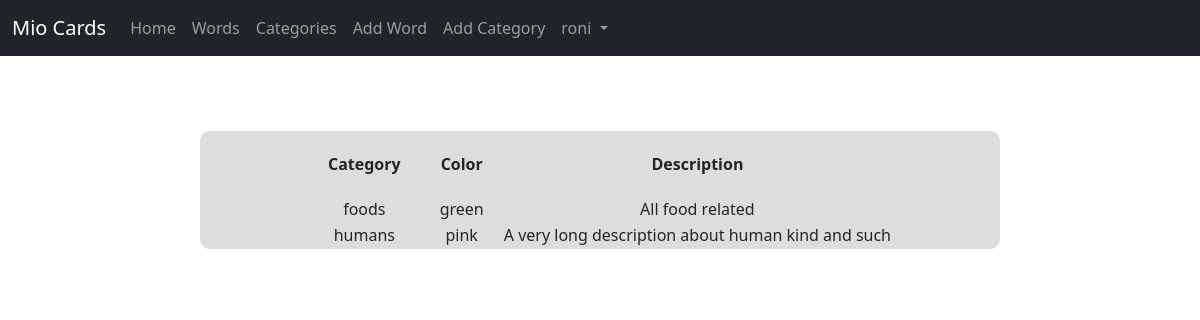
The page /categories (signed in) on the database its author committed.
### flaskapp/models.py (models this page shows, shortened)
class Users(UserMixin, db.Model):
    id = db.Column(db.Integer, primary_key=True)
    username = db.Column(db.String(30), unique=True, nullable=False)
    email = db.Column(db.String(120), unique=True, nullable=False)
    password = db.Column(db.String(80), nullable=False)
    words = db.relationship('Words', backref='creator', lazy=True)
    unique_words = db.relationship('Words', secondary=words_users, backref=db.backref('uni_user', lazy='select'))

class Categories(db.Model):
    id = db.Column(db.Integer, primary_key=True)
    category_name = db.Column(db.String(100), unique=True, nullable=False)
    category_color = db.Column(db.String(25), nullable=False)
    category_description = db.Column(db.String(1000))
    words = db.relationship('Words', secondary=words_categories, backref=db.backref('words_cat', lazy='select'))

### flaskapp/routes.py (the view)
@app.route('/categories', methods=['POST', 'GET'])
@login_required
def categories():
	cats = Categories.query.all()
	return render_template("categories.html", title='Categories', cats=cats, name=current_user.username)

### flaskapp/routes.py (called while the page is built)
@login_manager.user_loader
def load_user(user_id):
	return Users.query.get(int(user_id))

### flaskapp/templates/categories.html (shortened to what this page needs)
{% extends "base.html" %}
{% block content %}
    <div class="table-container">
        <div class="center">
            <table>
                <tr>
                    <th>Category</th>
                    <th>Color</th>
                    <th>Description</th>
                </tr>
                {% for cat in cats %}
                <tr>
                    <td>{{ cat.category_name }}</td>
                    <td>{{ cat.category_color }}</td>
                    <td>{{ cat.category_description }}</td>
                </tr>
                {% endfor %}
            </table>
        </div>
    </div>
{% endblock %}

### flaskapp/templates/base.html (shortened to what this page needs)
<!doctype html>
<html lang="en">
  <head>
    <link rel="stylesheet" href="{{ url_for('static', filename='css/styles.css') }}">
    <link href="https://cdn.jsdelivr.net/npm/bootstrap@5.0.0-beta1/dist/css/bootstrap.min.css" rel="stylesheet">
  </head>
  <body>
    <nav class="navbar navbar-expand-lg navbar-dark bg-dark">
        <div class="container-fluid">
          <a class="navbar-brand" href="#">Mio Cards</a>
          <div class="collapse navbar-collapse" id="navbarSupportedContent">
            <ul class="navbar-nav me-auto mb-2 mb-lg-0">
              <li class="nav-item">
                <a class="nav-link" aria-current="page" href="{{url_for('index')}}">Home</a>
              </li>
              <li class="nav-item">
                <a class="nav-link" href="{{url_for('words')}}">Words</a>
              </li>
              <li class="nav-item">
                <a class="nav-link" href="{{url_for('categories')}}">Categories</a>
              </li>
              <li class="nav-item">
                <a class="nav-link" href="{{url_for('new_card')}}">Add Word</a>
              </li>
              <li class="nav-item">
                <a class="nav-link" href="{{url_for('new_category')}}">Add Category</a>
              </li>
              <li class="nav-item dropdown">
                <a class="nav-link dropdown-toggle" href="#" id="navbarDropdown" role="button" data-bs-toggle="dropdown" aria-expanded="false">
                  {% if name %}
                    {{name}}
                  {% else %}
                    User
                  {% endif %}
                </a>
              </li>
            </ul>
          </div>
        </div>
      </nav>
    {% block content %}
    {% endblock %}
  </body>
</html>

### flaskapp/static/css/styles.css (style rules this page uses)
html { direction: ltr; margin: 0; padding: 0; }
.center { text-align: center; margin-left: auto; margin-right: auto; }
.table-container { border: 0.1px solid #ddd; border-radius: 10px; background-color: #ddd; margin: 75px 200px 50px 200px; text-align: center; }
table { margin: 0 auto; }
th { padding: 20px; border-bottom: 1px solid #ddd; text-align: center; }
td, tr { border-bottom: 1px solid #ddd; text-align: center; }
a:link, a:visited, a:active { text-decoration: none; color: rgb(138, 177, 180); }

### rows shown on the page
Users: username "roni"
Categories: category_name "foods", category_color "green", category_description "All food related"
Categories: category_name "humans", category_color "pink", category_description "A very long description about human kind and such"
